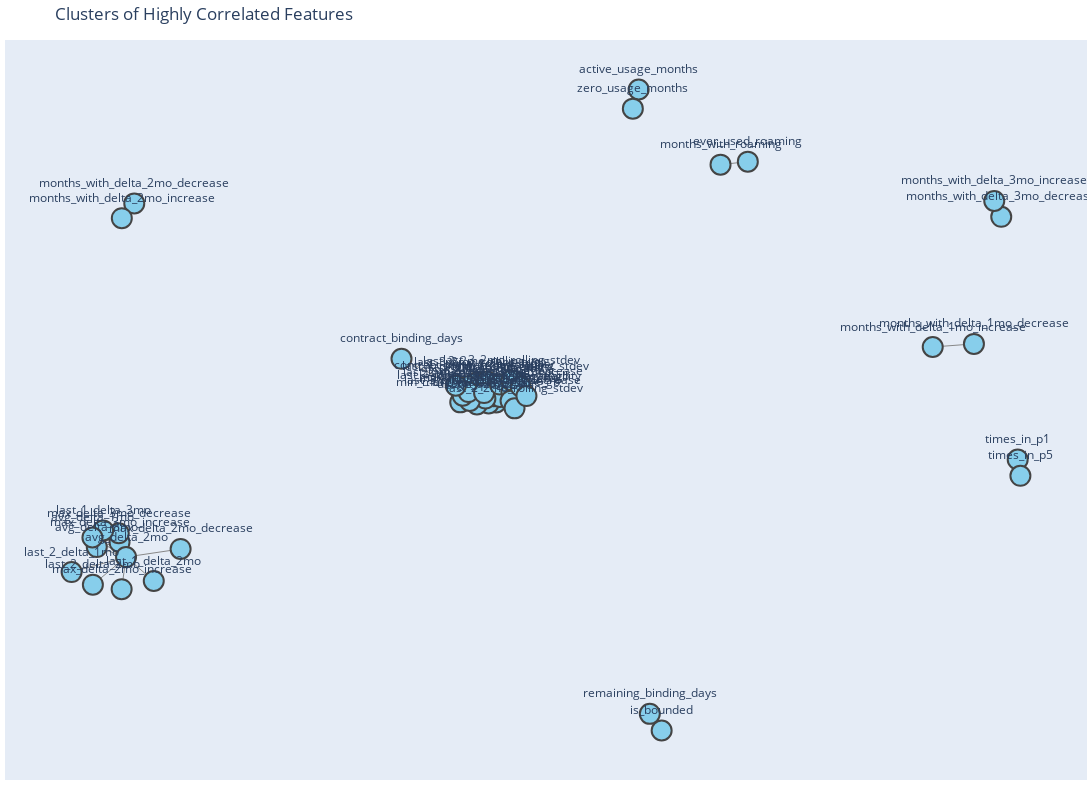

The cell this chart's notebook holds for it:
### Code cell
plot_correlation_network(G_70, pos=nx.spring_layout(G_70, seed=42))

### Figure 1 — Plotly figure (JSON) as saved in the notebook; plotly's stock layout.template omitted (floating-point values rounded to 4 significant figures; data arrays with more than 128 entries replaced by an {"elided": "..."} marker saying what was removed)
{"data": [{"hoverinfo": "none", "line": {"color": "#888", "width": 1}, "mode": "lines", "type": "scatter", "x": {"elided": "834 float values"}, "y": {"elided": "834 float values"}}, {"hoverinfo": "text", "hovertext": ["active_usage_months<br>Correlations:<br>zero_usage_months: 1.00", "zero_usage_months<br>Correlations:<br>active_usage_months: 1.00", "avg_delta_3mo<br>Correlations:<br>max_delta_3mo_increase: 1.00<br>max_delta_3mo_decrease: 1.00<br>last_1_delta_3mo: 1.00<br>avg_delta_1mo: 1.00<br>avg_delta_2mo: 0.71", "max_delta_3mo_increase<br>Correlations:<br>avg_delta_3mo: 1.00<br>max_delta_3mo_decrease: 1.00<br>last_1_delta_3mo: 1.00<br>avg_delta_1mo: 1.00<br>avg_delta_2mo: 0.71", "max_delta_3mo_decrease<br>Correlations:<br>avg_delta_3mo: 1.00<br>max_delta_3mo_increase: 1.00<br>last_1_delta_3mo: 1.00<br>avg_delta_1mo: 1.00<br>avg_delta_2mo: 0.71", "last_1_delta_3mo<br>Correlations:<br>avg_delta_3mo: 1.00<br>max_delta_3mo_increase: 1.00<br>max_delta_3mo_decrease: 1.00<br>avg_delta_1mo: 1.00<br>avg_delta_2mo: 0.71", "avg_monthly_usage_gb<br>Correlations:<br>total_usage_gb: 1.00<br>median_monthly_usage_gb: 0.99<br>last_2_3mo_rolling_avg: 0.99<br>last_1_3mo_rolling_avg: 0.99<br>usage_q75_gb: 0.99<br>max_monthly_usage_gb: 0.99<br>usage_q25_gb: 0.98<br>last_2_2mo_rolling_avg: 0.97<br>last_1_2mo_rolling_avg: 0.97<br>last_3_2mo_rolling_avg: 0.97<br>min_monthly_usage_gb: 0.95<br>last_3_month_usage_gb: 0.93<br>last_1_month_usage_gb: 0.93<br>last_2_month_usage_gb: 0.93<br>last_4_month_usage_gb: 0.93<br>usage_std_gb: 0.89<br>delta_1mo_volatility: 0.83<br>max_delta_1mo_increase: 0.77<br>max_delta_1mo_decrease: 0.77<br>contract_lifetime_days: 0.76<br>last_3_2mo_rolling_stdev: 0.72<br>last_1_2mo_rolling_stdev: 0.72<br>last_2_2mo_rolling_stdev: 0.72<br>delta_2mo_volatility: 0.71", "total_usage_gb<br>Correlations:<br>avg_monthly_usage_gb: 1.00<br>median_monthly_usage_gb: 0.99<br>last_2_3mo_rolling_avg: 0.99<br>last_1_3mo_rolling_avg: 0.99<br>usage_q75_gb: 0.99<br>max_monthly_usage_gb: 0.99<br>usage_q25_gb: 0.98<br>last_2_2mo_rolling_avg: 0.97<br>last_1_2mo_rolling_avg: 0.97<br>last_3_2mo_rolling_avg: 0.97<br>min_monthly_usage_gb: 0.95<br>last_3_month_usage_gb: 0.93<br>last_1_month_usage_gb: 0.93<br>last_2_month_usage_gb: 0.93<br>last_4_month_usage_gb: 0.93<br>usage_std_gb: 0.89<br>delta_1mo_volatility: 0.83<br>max_delta_1mo_increase: 0.77<br>max_delta_1mo_decrease: 0.77<br>contract_lifetime_days: 0.76<br>last_3_2mo_rolling_stdev: 0.72<br>last_1_2mo_rolling_stdev: 0.72<br>last_2_2mo_rolling_stdev: 0.72<br>delta_2mo_volatility: 0.71", "avg_delta_1mo<br>Correlations:<br>avg_delta_3mo: 1.00<br>max_delta_3mo_increase: 1.00<br>max_delta_3mo_decrease: 1.00<br>last_1_delta_3mo: 1.00<br>avg_delta_2mo: 0.71", "median_monthly_usage_gb<br>Correlations:<br>avg_monthly_usage_gb: 0.99<br>total_usage_gb: 0.99<br>usage_q75_gb: 0.99<br>usage_q25_gb: 0.99<br>last_1_3mo_rolling_avg: 0.99<br>last_2_3mo_rolling_avg: 0.99<br>max_monthly_usage_gb: 0.97<br>last_2_2mo_rolling_avg: 0.97<br>last_1_2mo_rolling_avg: 0.97<br>last_3_2mo_rolling_avg: 0.97<br>min_monthly_usage_gb: 0.94<br>last_3_month_usage_gb: 0.92<br>last_1_month_usage_gb: 0.92<br>last_2_month_usage_gb: 0.92<br>last_4_month_usage_gb: 0.92<br>usage_std_gb: 0.88<br>delta_1mo_volatility: 0.82<br>max_delta_1mo_increase: 0.76<br>max_delta_1mo_decrease: 0.76<br>contract_lifetime_days: 0.75<br>last_3_2mo_rolling_stdev: 0.71<br>last_2_2mo_rolling_stdev: 0.71<br>last_1_2mo_rolling_stdev: 0.71<br>delta_2mo_volatility: 0.70", "usage_q75_gb<br>Correlations:<br>median_monthly_usage_gb: 0.99<br>total_usage_gb: 0.99<br>avg_monthly_usage_gb: 0.99<br>last_2_3mo_rolling_avg: 0.98<br>last_1_3mo_rolling_avg: 0.98<br>max_monthly_usage_gb: 0.97<br>last_2_2mo_rolling_avg: 0.96<br>last_1_2mo_rolling_avg: 0.96<br>last_3_2mo_rolling_avg: 0.96<br>usage_q25_gb: 0.96<br>min_monthly_usage_gb: 0.92<br>last_3_month_usage_gb: 0.92<br>last_1_month_usage_gb: 0.92<br>last_2_month_usage_gb: 0.92<br>last_4_month_usage_gb: 0.92<br>usage_std_gb: 0.90<br>delta_1mo_volatility: 0.85<br>max_delta_1mo_increase: 0.78<br>max_delta_1mo_decrease: 0.78<br>contract_lifetime_days: 0.75<br>last_3_2mo_rolling_stdev: 0.73<br>last_2_2mo_rolling_stdev: 0.73<br>last_1_2mo_rolling_stdev: 0.73<br>delta_2mo_volatility: 0.71", "last_2_3mo_rolling_avg<br>Correlations:<br>avg_monthly_usage_gb: 0.99<br>total_usage_gb: 0.99<br>median_monthly_usage_gb: 0.99<br>last_3_2mo_rolling_avg: 0.98<br>last_2_2mo_rolling_avg: 0.98<br>usage_q75_gb: 0.98<br>max_monthly_usage_gb: 0.98<br>last_1_3mo_rolling_avg: 0.98<br>usage_q25_gb: 0.97<br>last_1_2mo_rolling_avg: 0.95<br>min_monthly_usage_gb: 0.95<br>last_3_month_usage_gb: 0.94<br>last_1_month_usage_gb: 0.94<br>last_2_month_usage_gb: 0.94<br>usage_std_gb: 0.88<br>last_4_month_usage_gb: 0.87<br>delta_1mo_volatility: 0.83<br>max_delta_1mo_decrease: 0.80<br>contract_lifetime_days: 0.76<br>max_delta_1mo_increase: 0.73<br>last_1_2mo_rolling_stdev: 0.71<br>last_3_2mo_rolling_stdev: 0.71<br>last_2_2mo_rolling_stdev: 0.71<br>delta_2mo_volatility: 0.71", "last_1_3mo_rolling_avg<br>Correlations:<br>total_usage_gb: 0.99<br>avg_monthly_usage_gb: 0.99<br>median_monthly_usage_gb: 0.99<br>last_1_2mo_rolling_avg: 0.98<br>last_2_2mo_rolling_avg: 0.98<br>usage_q75_gb: 0.98<br>max_monthly_usage_gb: 0.98<br>last_2_3mo_rolling_avg: 0.98<br>usage_q25_gb: 0.97<br>last_3_2mo_rolling_avg: 0.95<br>min_monthly_usage_gb: 0.95<br>last_3_month_usage_gb: 0.94<br>last_4_month_usage_gb: 0.94<br>last_2_month_usage_gb: 0.93<br>usage_std_gb: 0.88<br>last_1_month_usage_gb: 0.87<br>delta_1mo_volatility: 0.83<br>max_delta_1mo_increase: 0.80<br>contract_lifetime_days: 0.76<br>max_delta_1mo_decrease: 0.73<br>last_3_2mo_rolling_stdev: 0.71<br>last_2_2mo_rolling_stdev: 0.71<br>last_1_2mo_rolling_stdev: 0.71<br>delta_2mo_volatility: 0.71", "usage_q25_gb<br>Correlations:<br>median_monthly_usage_gb: 0.99<br>avg_monthly_usage_gb: 0.98<br>total_usage_gb: 0.98<br>last_1_3mo_rolling_avg: 0.97<br>last_2_3mo_rolling_avg: 0.97<br>usage_q75_gb: 0.96<br>last_2_2mo_rolling_avg: 0.96<br>last_1_2mo_rolling_avg: 0.95<br>last_3_2mo_rolling_avg: 0.95<br>max_monthly_usage_gb: 0.94<br>min_monthly_usage_gb: 0.94<br>last_3_month_usage_gb: 0.91<br>last_2_month_usage_gb: 0.91<br>last_4_month_usage_gb: 0.91<br>last_1_month_usage_gb: 0.91<br>usage_std_gb: 0.82<br>delta_1mo_volatility: 0.77<br>contract_lifetime_days: 0.73<br>max_delta_1mo_increase: 0.71<br>max_delta_1mo_decrease: 0.71", "max_monthly_usage_gb<br>Correlations:<br>total_usage_gb: 0.99<br>avg_monthly_usage_gb: 0.99<br>last_1_3mo_rolling_avg: 0.98<br>last_2_3mo_rolling_avg: 0.98<br>usage_q75_gb: 0.97<br>median_monthly_usage_gb: 0.97<br>last_2_2mo_rolling_avg: 0.96<br>last_1_2mo_rolling_avg: 0.96<br>last_3_2mo_rolling_avg: 0.96<br>usage_q25_gb: 0.94<br>usage_std_gb: 0.94<br>last_3_month_usage_gb: 0.91<br>min_monthly_usage_gb: 0.91<br>last_4_month_usage_gb: 0.91<br>last_1_month_usage_gb: 0.91<br>last_2_month_usage_gb: 0.91<br>delta_1mo_volatility: 0.89<br>max_delta_1mo_increase: 0.82<br>max_delta_1mo_decrease: 0.82<br>contract_lifetime_days: 0.77<br>last_3_2mo_rolling_stdev: 0.76<br>last_1_2mo_rolling_stdev: 0.76<br>last_2_2mo_rolling_stdev: 0.76<br>delta_2mo_volatility: 0.76", "last_1_2mo_rolling_avg<br>Correlations:<br>last_1_3mo_rolling_avg: 0.98<br>total_usage_gb: 0.97<br>avg_monthly_usage_gb: 0.97<br>median_monthly_usage_gb: 0.97<br>usage_q75_gb: 0.96<br>max_monthly_usage_gb: 0.96<br>usage_q25_gb: 0.95<br>last_3_month_usage_gb: 0.95<br>last_4_month_usage_gb: 0.95<br>last_2_2mo_rolling_avg: 0.95<br>last_2_3mo_rolling_avg: 0.95<br>min_monthly_usage_gb: 0.93<br>last_3_2mo_rolling_avg: 0.90<br>usage_std_gb: 0.87<br>last_2_month_usage_gb: 0.85<br>last_1_month_usage_gb: 0.85<br>max_delta_1mo_increase: 0.81<br>delta_1mo_volatility: 0.81<br>contract_lifetime_days: 0.74<br>last_3_2mo_rolling_stdev: 0.70<br>last_2_2mo_rolling_stdev: 0.70", "last_3_2mo_rolling_avg<br>Correlations:<br>last_2_3mo_rolling_avg: 0.98<br>avg_monthly_usage_gb: 0.97<br>total_usage_gb: 0.97<br>median_monthly_usage_gb: 0.97<br>usage_q75_gb: 0.96<br>max_monthly_usage_gb: 0.96<br>usage_q25_gb: 0.95<br>last_1_month_usage_gb: 0.95<br>last_2_month_usage_gb: 0.95<br>last_2_2mo_rolling_avg: 0.95<br>last_1_3mo_rolling_avg: 0.95<br>min_monthly_usage_gb: 0.93<br>last_1_2mo_rolling_avg: 0.90<br>usage_std_gb: 0.87<br>last_3_month_usage_gb: 0.85<br>last_4_month_usage_gb: 0.85<br>max_delta_1mo_decrease: 0.81<br>delta_1mo_volatility: 0.81<br>contract_lifetime_days: 0.74<br>last_1_2mo_rolling_stdev: 0.70<br>last_3_2mo_rolling_stdev: 0.70", "last_2_2mo_rolling_avg<br>Correlations:<br>last_1_3mo_rolling_avg: 0.98<br>last_2_3mo_rolling_avg: 0.98<br>avg_monthly_usage_gb: 0.97<br>total_usage_gb: 0.97<br>median_monthly_usage_gb: 0.97<br>usage_q75_gb: 0.96<br>max_monthly_usage_gb: 0.96<br>usage_q25_gb: 0.96<br>last_3_month_usage_gb: 0.95<br>last_2_month_usage_gb: 0.95<br>last_3_2mo_rolling_avg: 0.95<br>last_1_2mo_rolling_avg: 0.95<br>min_monthly_usage_gb: 0.93<br>usage_std_gb: 0.87<br>last_1_month_usage_gb: 0.85<br>last_4_month_usage_gb: 0.85<br>delta_1mo_volatility: 0.81<br>max_delta_1mo_increase: 0.75<br>max_delta_1mo_decrease: 0.75<br>contract_lifetime_days: 0.74<br>last_1_2mo_rolling_stdev: 0.70<br>last_3_2mo_rolling_stdev: 0.70", "min_monthly_usage_gb<br>Correlations:<br>avg_monthly_usage_gb: 0.95<br>total_usage_gb: 0.95<br>last_2_3mo_rolling_avg: 0.95<br>last_1_3mo_rolling_avg: 0.95<br>usage_q25_gb: 0.94<br>median_monthly_usage_gb: 0.94<br>last_2_2mo_rolling_avg: 0.93<br>last_3_2mo_rolling_avg: 0.93<br>last_1_2mo_rolling_avg: 0.93<br>usage_q75_gb: 0.92<br>max_monthly_usage_gb: 0.91<br>last_3_month_usage_gb: 0.89<br>last_2_month_usage_gb: 0.88<br>last_1_month_usage_gb: 0.88<br>last_4_month_usage_gb: 0.88<br>usage_std_gb: 0.74<br>contract_lifetime_days: 0.71", "last_3_month_usage_gb<br>Correlations:<br>last_1_2mo_rolling_avg: 0.95<br>last_2_2mo_rolling_avg: 0.95<br>last_1_3mo_rolling_avg: 0.94<br>last_2_3mo_rolling_avg: 0.94<br>total_usage_gb: 0.93<br>avg_monthly_usage_gb: 0.93<br>median_monthly_usage_gb: 0.92<br>usage_q75_gb: 0.92<br>max_monthly_usage_gb: 0.91<br>usage_q25_gb: 0.91<br>min_monthly_usage_gb: 0.89<br>last_3_2mo_rolling_avg: 0.85<br>usage_std_gb: 0.82<br>last_4_month_usage_gb: 0.81<br>last_1_month_usage_gb: 0.81<br>last_2_month_usage_gb: 0.81<br>delta_1mo_volatility: 0.77<br>max_delta_1mo_increase: 0.74<br>contract_lifetime_days: 0.71", "last_4_month_usage_gb<br>Correlations:<br>last_1_2mo_rolling_avg: 0.95<br>last_1_3mo_rolling_avg: 0.94<br>total_usage_gb: 0.93<br>avg_monthly_usage_gb: 0.93<br>median_monthly_usage_gb: 0.92<br>usage_q75_gb: 0.92<br>max_monthly_usage_gb: 0.91<br>usage_q25_gb: 0.91<br>min_monthly_usage_gb: 0.88<br>last_2_3mo_rolling_avg: 0.87<br>last_2_2mo_rolling_avg: 0.85<br>last_3_2mo_rolling_avg: 0.85<br>usage_std_gb: 0.83<br>max_delta_1mo_increase: 0.81<br>last_3_month_usage_gb: 0.81<br>last_2_month_usage_gb: 0.81<br>last_1_month_usage_gb: 0.81<br>delta_1mo_volatility: 0.77<br>contract_lifetime_days: 0.71", "last_1_month_usage_gb<br>Correlations:<br>last_3_2mo_rolling_avg: 0.95<br>last_2_3mo_rolling_avg: 0.94<br>total_usage_gb: 0.93<br>avg_monthly_usage_gb: 0.93<br>median_monthly_usage_gb: 0.92<br>usage_q75_gb: 0.92<br>max_monthly_usage_gb: 0.91<br>usage_q25_gb: 0.91<br>min_monthly_usage_gb: 0.88<br>last_1_3mo_rolling_avg: 0.87<br>last_2_2mo_rolling_avg: 0.85<br>last_1_2mo_rolling_avg: 0.85<br>usage_std_gb: 0.82<br>max_delta_1mo_decrease: 0.81<br>last_3_month_usage_gb: 0.81<br>last_2_month_usage_gb: 0.81<br>last_4_month_usage_gb: 0.81<br>delta_1mo_volatility: 0.77<br>contract_lifetime_days: 0.71", "last_2_month_usage_gb<br>Correlations:<br>last_2_2mo_rolling_avg: 0.95<br>last_3_2mo_rolling_avg: 0.95<br>last_2_3mo_rolling_avg: 0.94<br>last_1_3mo_rolling_avg: 0.93<br>avg_monthly_usage_gb: 0.93<br>total_usage_gb: 0.93<br>median_monthly_usage_gb: 0.92<br>usage_q75_gb: 0.92<br>max_monthly_usage_gb: 0.91<br>usage_q25_gb: 0.91<br>min_monthly_usage_gb: 0.88<br>last_1_2mo_rolling_avg: 0.85<br>usage_std_gb: 0.82<br>last_3_month_usage_gb: 0.81<br>last_1_month_usage_gb: 0.81<br>last_4_month_usage_gb: 0.81<br>delta_1mo_volatility: 0.77<br>max_delta_1mo_decrease: 0.73<br>contract_lifetime_days: 0.71", "usage_std_gb<br>Correlations:<br>max_monthly_usage_gb: 0.94<br>delta_1mo_volatility: 0.94<br>usage_q75_gb: 0.90<br>total_usage_gb: 0.89<br>avg_monthly_usage_gb: 0.89<br>last_1_3mo_rolling_avg: 0.88<br>last_2_3mo_rolling_avg: 0.88<br>median_monthly_usage_gb: 0.88<br>max_delta_1mo_increase: 0.87<br>last_1_2mo_rolling_avg: 0.87<br>last_2_2mo_rolling_avg: 0.87<br>last_3_2mo_rolling_avg: 0.87<br>max_delta_1mo_decrease: 0.87<br>last_4_month_usage_gb: 0.83<br>last_3_month_usage_gb: 0.82<br>last_1_month_usage_gb: 0.82<br>last_2_month_usage_gb: 0.82<br>usage_q25_gb: 0.82<br>last_2_2mo_rolling_stdev: 0.81<br>last_3_2mo_rolling_stdev: 0.81<br>last_1_2mo_rolling_stdev: 0.81<br>delta_2mo_volatility: 0.79<br>min_monthly_usage_gb: 0.74<br>contract_lifetime_days: 0.73", "delta_1mo_volatility<br>Correlations:<br>usage_std_gb: 0.94<br>max_delta_1mo_decrease: 0.92<br>max_delta_1mo_increase: 0.92<br>max_monthly_usage_gb: 0.89<br>last_2_2mo_rolling_stdev: 0.85<br>usage_q75_gb: 0.85<br>total_usage_gb: 0.83<br>avg_monthly_usage_gb: 0.83<br>last_3_2mo_rolling_stdev: 0.83<br>last_1_2mo_rolling_stdev: 0.83<br>last_2_3mo_rolling_avg: 0.83<br>last_1_3mo_rolling_avg: 0.83<br>median_monthly_usage_gb: 0.82<br>last_3_2mo_rolling_avg: 0.81<br>last_1_2mo_rolling_avg: 0.81<br>last_2_2mo_rolling_avg: 0.81<br>delta_2mo_volatility: 0.79<br>last_1_month_usage_gb: 0.77<br>last_4_month_usage_gb: 0.77<br>last_3_month_usage_gb: 0.77<br>last_2_month_usage_gb: 0.77<br>usage_q25_gb: 0.77", "months_with_delta_3mo_decrease<br>Correlations:<br>months_with_delta_3mo_increase: 0.94", "months_with_delta_3mo_increase<br>Correlations:<br>months_with_delta_3mo_decrease: 0.94", "months_with_delta_2mo_decrease<br>Correlations:<br>months_with_delta_2mo_increase: 0.93", "months_with_delta_2mo_increase<br>Correlations:<br>months_with_delta_2mo_decrease: 0.93", "max_delta_1mo_decrease<br>Correlations:<br>delta_1mo_volatility: 0.92<br>usage_std_gb: 0.87<br>max_monthly_usage_gb: 0.82<br>last_1_month_usage_gb: 0.81<br>last_3_2mo_rolling_avg: 0.81<br>last_2_3mo_rolling_avg: 0.80<br>last_2_2mo_rolling_stdev: 0.79<br>usage_q75_gb: 0.78<br>total_usage_gb: 0.77<br>avg_monthly_usage_gb: 0.77<br>last_1_2mo_rolling_stdev: 0.77<br>last_3_2mo_rolling_stdev: 0.77<br>median_monthly_usage_gb: 0.76<br>last_2_2mo_rolling_avg: 0.75<br>delta_2mo_volatility: 0.74<br>last_2_month_usage_gb: 0.73<br>last_1_3mo_rolling_avg: 0.73<br>usage_q25_gb: 0.71<br>max_delta_1mo_increase: 0.71", "max_delta_1mo_increase<br>Correlations:<br>delta_1mo_volatility: 0.92<br>usage_std_gb: 0.87<br>max_monthly_usage_gb: 0.82<br>last_4_month_usage_gb: 0.81<br>last_1_2mo_rolling_avg: 0.81<br>last_1_3mo_rolling_avg: 0.80<br>last_2_2mo_rolling_stdev: 0.79<br>usage_q75_gb: 0.78<br>total_usage_gb: 0.77<br>avg_monthly_usage_gb: 0.77<br>last_3_2mo_rolling_stdev: 0.77<br>last_1_2mo_rolling_stdev: 0.76<br>median_monthly_usage_gb: 0.76<br>last_2_2mo_rolling_avg: 0.75<br>delta_2mo_volatility: 0.74<br>last_3_month_usage_gb: 0.74<br>last_2_3mo_rolling_avg: 0.73<br>usage_q25_gb: 0.71<br>max_delta_1mo_decrease: 0.71", "months_with_delta_1mo_decrease<br>Correlations:<br>months_with_delta_1mo_increase: 0.88", "months_with_delta_1mo_increase<br>Correlations:<br>months_with_delta_1mo_decrease: 0.88", "last_2_2mo_rolling_stdev<br>Correlations:<br>delta_1mo_volatility: 0.85<br>usage_std_gb: 0.81<br>max_delta_1mo_increase: 0.79<br>max_delta_1mo_decrease: 0.79<br>max_monthly_usage_gb: 0.76<br>usage_q75_gb: 0.73<br>total_usage_gb: 0.72<br>avg_monthly_usage_gb: 0.72<br>last_1_3mo_rolling_avg: 0.71<br>last_2_3mo_rolling_avg: 0.71<br>median_monthly_usage_gb: 0.71<br>last_1_2mo_rolling_avg: 0.70", "last_3_2mo_rolling_stdev<br>Correlations:<br>delta_1mo_volatility: 0.83<br>usage_std_gb: 0.81<br>max_delta_1mo_increase: 0.77<br>max_delta_1mo_decrease: 0.77<br>max_monthly_usage_gb: 0.76<br>usage_q75_gb: 0.73<br>delta_2mo_volatility: 0.73<br>total_usage_gb: 0.72<br>avg_monthly_usage_gb: 0.72<br>last_1_3mo_rolling_avg: 0.71<br>last_2_3mo_rolling_avg: 0.71<br>median_monthly_usage_gb: 0.71<br>last_1_2mo_rolling_avg: 0.70<br>last_3_2mo_rolling_avg: 0.70<br>last_2_2mo_rolling_avg: 0.70", "last_1_2mo_rolling_stdev<br>Correlations:<br>delta_1mo_volatility: 0.83<br>usage_std_gb: 0.81<br>max_delta_1mo_decrease: 0.77<br>max_monthly_usage_gb: 0.76<br>max_delta_1mo_increase: 0.76<br>delta_2mo_volatility: 0.73<br>usage_q75_gb: 0.73<br>total_usage_gb: 0.72<br>avg_monthly_usage_gb: 0.72<br>last_2_3mo_rolling_avg: 0.71<br>last_1_3mo_rolling_avg: 0.71<br>median_monthly_usage_gb: 0.71<br>last_3_2mo_rolling_avg: 0.70<br>last_2_2mo_rolling_avg: 0.70", "contract_binding_days<br>Correlations:<br>contract_lifetime_days: 0.82", "contract_lifetime_days<br>Correlations:<br>contract_binding_days: 0.82<br>max_monthly_usage_gb: 0.77<br>total_usage_gb: 0.76<br>avg_monthly_usage_gb: 0.76<br>last_1_3mo_rolling_avg: 0.76<br>last_2_3mo_rolling_avg: 0.76<br>usage_q75_gb: 0.75<br>median_monthly_usage_gb: 0.75<br>last_1_2mo_rolling_avg: 0.74<br>last_2_2mo_rolling_avg: 0.74<br>last_3_2mo_rolling_avg: 0.74<br>usage_q25_gb: 0.73<br>usage_std_gb: 0.73<br>min_monthly_usage_gb: 0.71<br>last_3_month_usage_gb: 0.71<br>last_4_month_usage_gb: 0.71<br>last_1_month_usage_gb: 0.71<br>last_2_month_usage_gb: 0.71", "is_bounded<br>Correlations:<br>remaining_binding_days: 0.80", "remaining_binding_days<br>Correlations:<br>is_bounded: 0.80", "delta_2mo_volatility<br>Correlations:<br>usage_std_gb: 0.79<br>delta_1mo_volatility: 0.79<br>max_monthly_usage_gb: 0.76<br>max_delta_1mo_increase: 0.74<br>max_delta_1mo_decrease: 0.74<br>last_3_2mo_rolling_stdev: 0.73<br>last_1_2mo_rolling_stdev: 0.73<br>total_usage_gb: 0.71<br>avg_monthly_usage_gb: 0.71<br>usage_q75_gb: 0.71<br>last_1_3mo_rolling_avg: 0.71<br>last_2_3mo_rolling_avg: 0.71<br>median_monthly_usage_gb: 0.70", "avg_delta_2mo<br>Correlations:<br>max_delta_2mo_increase: 0.76<br>max_delta_2mo_decrease: 0.76<br>avg_delta_3mo: 0.71<br>max_delta_3mo_increase: 0.71<br>max_delta_3mo_decrease: 0.71<br>last_1_delta_3mo: 0.71<br>avg_delta_1mo: 0.71<br>last_1_delta_2mo: 0.71<br>last_2_delta_2mo: 0.71<br>last_2_delta_1mo: 0.71", "max_delta_2mo_increase<br>Correlations:<br>avg_delta_2mo: 0.76", "max_delta_2mo_decrease<br>Correlations:<br>avg_delta_2mo: 0.76", "ever_used_roaming<br>Correlations:<br>months_with_roaming: 0.74", "months_with_roaming<br>Correlations:<br>ever_used_roaming: 0.74", "times_in_p1<br>Correlations:<br>times_in_p5: 0.74", "times_in_p5<br>Correlations:<br>times_in_p1: 0.74", "last_1_delta_2mo<br>Correlations:<br>avg_delta_2mo: 0.71", "last_2_delta_2mo<br>Correlations:<br>avg_delta_2mo: 0.71", "last_2_delta_1mo<br>Correlations:<br>avg_delta_2mo: 0.71"], "marker": {"color": "#87ceeb", "line": {"width": 2}, "showscale": false, "size": 20}, "mode": "markers+text", "text": ["active_usage_months", "zero_usage_months", "avg_delta_3mo", "max_delta_3mo_increase", "max_delta_3mo_decrease", "last_1_delta_3mo", "avg_monthly_usage_gb", "total_usage_gb", "avg_delta_1mo", "median_monthly_usage_gb", "usage_q75_gb", "last_2_3mo_rolling_avg", "last_1_3mo_rolling_avg", "usage_q25_gb", "max_monthly_usage_gb", "last_1_2mo_rolling_avg", "last_3_2mo_rolling_avg", "last_2_2mo_rolling_avg", "min_monthly_usage_gb", "last_3_month_usage_gb", "last_4_month_usage_gb", "last_1_month_usage_gb", "last_2_month_usage_gb", "usage_std_gb", "delta_1mo_volatility", "months_with_delta_3mo_decrease", "months_with_delta_3mo_increase", "months_with_delta_2mo_decrease", "months_with_delta_2mo_increase", "max_delta_1mo_decrease", "max_delta_1mo_increase", "months_with_delta_1mo_decrease", "months_with_delta_1mo_increase", "last_2_2mo_rolling_stdev", "last_3_2mo_rolling_stdev", "last_1_2mo_rolling_stdev", "contract_binding_days", "contract_lifetime_days", "is_bounded", "remaining_binding_days", "delta_2mo_volatility", "avg_delta_2mo", "max_delta_2mo_increase", "max_delta_2mo_decrease", "ever_used_roaming", "months_with_roaming", "times_in_p1", "times_in_p5", "last_1_delta_2mo", "last_2_delta_2mo", "last_2_delta_1mo"], "textposition": "top center", "type": "scatter", "x": [0.3006, 0.29, -0.6878, -0.6463, -0.6477, -0.6762, 0.04072, 0.02697, -0.6957, 0.03634, 0.04312, 0.03212, 0.04763, 0.005663, 0.02108, 0.01415, 0.006135, 0.02396, -0.02483, -0.007369, -0.02027, -0.01098, -0.0099, 0.01864, 0.04761, 0.962, 0.9492, -0.6194, -0.6421, 0.06853, 0.06699, 0.9122, 0.837, 0.07426, 0.06877, 0.08544, -0.132, -0.03295, 0.3426, 0.321, 0.09596, -0.6344, -0.6424, -0.5349, 0.4998, 0.4499, 0.992, 0.9969, -0.5838, -0.6949, -0.7337], "y": [0.981, 0.9219, -0.433, -0.4181, -0.3904, -0.3816, 0.01368, 0.01061, -0.4035, 0.0333, 0.05544, 0.05041, 0.03095, 0.007755, 0.02593, 0.06096, 0.07625, 0.0784, 0.01414, 0.01867, 0.0349, 0.06376, 0.04602, 0.0428, 0.0692, 0.5876, 0.6367, 0.6291, 0.5834, 0.04712, 0.01896, 0.1949, 0.1852, -0.004433, 0.08178, 0.06342, 0.1486, 0.06553, -1, -0.9486, 0.03354, -0.4639, -0.5633, -0.4389, 0.7581, 0.7488, -0.1625, -0.2129, -0.5379, -0.5495, -0.5102]}], "layout": {"height": 800, "hovermode": "closest", "margin": {"b": 20, "l": 5, "r": 5, "t": 40}, "showlegend": false, "title": {"text": "Clusters of Highly Correlated Features"}, "width": 1200, "xaxis": {"showgrid": false, "showticklabels": false, "zeroline": false}, "yaxis": {"showgrid": false, "showticklabels": false, "zeroline": false}}}
